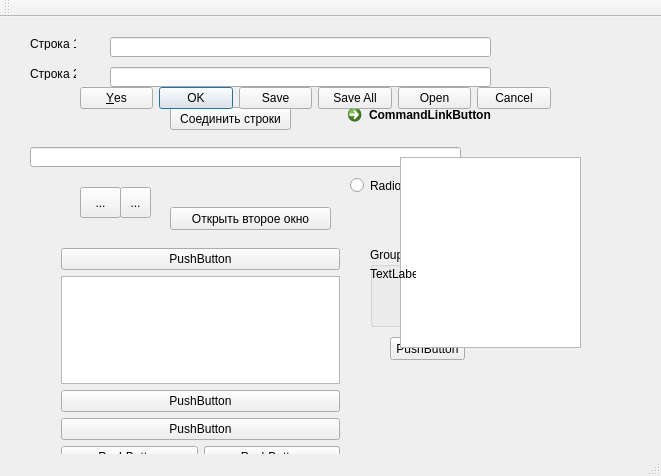
<?xml version="1.0" encoding="UTF-8"?>
<ui version="4.0">
 <class>MainWindow</class>
 <widget class="QMainWindow" name="MainWindow">
  <property name="geometry">
   <rect>
    <x>0</x>
    <y>0</y>
    <width>661</width>
    <height>476</height>
   </rect>
  </property>
  <property name="windowTitle">
   <string>MainWindow</string>
  </property>
  <widget class="QWidget" name="centralWidget">
   <widget class="QLineEdit" name="lineEdit_1">
    <property name="geometry">
     <rect>
      <x>110</x>
      <y>20</y>
      <width>381</width>
      <height>20</height>
     </rect>
    </property>
   </widget>
   <widget class="QLabel" name="label">
    <property name="geometry">
     <rect>
      <x>30</x>
      <y>20</y>
      <width>46</width>
      <height>13</height>
     </rect>
    </property>
    <property name="text">
     <string>Строка 1</string>
    </property>
   </widget>
   <widget class="QLineEdit" name="lineEdit_2">
    <property name="geometry">
     <rect>
      <x>110</x>
      <y>50</y>
      <width>381</width>
      <height>20</height>
     </rect>
    </property>
   </widget>
   <widget class="QLabel" name="label_2">
    <property name="geometry">
     <rect>
      <x>30</x>
      <y>50</y>
      <width>46</width>
      <height>13</height>
     </rect>
    </property>
    <property name="text">
     <string>Строка 2</string>
    </property>
   </widget>
   <widget class="QLineEdit" name="resultEdit">
    <property name="geometry">
     <rect>
      <x>30</x>
      <y>130</y>
      <width>431</width>
      <height>20</height>
     </rect>
    </property>
    <property name="readOnly">
     <bool>true</bool>
    </property>
   </widget>
   <widget class="QPushButton" name="concButton">
    <property name="geometry">
     <rect>
      <x>170</x>
      <y>90</y>
      <width>121</width>
      <height>23</height>
     </rect>
    </property>
    <property name="text">
     <string>Соединить строки</string>
    </property>
   </widget>
   <widget class="QPushButton" name="openSecondWindowButton">
    <property name="geometry">
     <rect>
      <x>170</x>
      <y>190</y>
      <width>161</width>
      <height>23</height>
     </rect>
    </property>
    <property name="text">
     <string>Открыть второе окно</string>
    </property>
   </widget>
   <widget class="QWidget" name="verticalLayoutWidget">
    <property name="geometry">
     <rect>
      <x>50</x>
      <y>220</y>
      <width>301</width>
      <height>298</height>
     </rect>
    </property>
    <layout class="QVBoxLayout" name="verticalLayout">
     <item>
      <widget class="QPushButton" name="pushButton">
       <property name="text">
        <string>PushButton</string>
       </property>
      </widget>
     </item>
     <item>
      <widget class="QTreeView" name="treeView"/>
     </item>
     <item>
      <widget class="QPushButton" name="pushButton_2">
       <property name="text">
        <string>PushButton</string>
       </property>
      </widget>
     </item>
     <item>
      <widget class="QPushButton" name="pushButton_5">
       <property name="text">
        <string>PushButton</string>
       </property>
      </widget>
     </item>
     <item>
      <layout class="QHBoxLayout" name="horizontalLayout">
       <item>
        <widget class="QPushButton" name="pushButton_7">
         <property name="text">
          <string>PushButton</string>
         </property>
        </widget>
       </item>
       <item>
        <widget class="QPushButton" name="pushButton_6">
         <property name="text">
          <string>PushButton</string>
         </property>
        </widget>
       </item>
      </layout>
     </item>
     <item>
      <widget class="QPushButton" name="pushButton_4">
       <property name="text">
        <string>PushButton</string>
       </property>
      </widget>
     </item>
     <item>
      <widget class="QPushButton" name="pushButton_3">
       <property name="text">
        <string>PushButton</string>
       </property>
      </widget>
     </item>
    </layout>
   </widget>
   <widget class="QToolButton" name="toolButton">
    <property name="geometry">
     <rect>
      <x>80</x>
      <y>170</y>
      <width>41</width>
      <height>31</height>
     </rect>
    </property>
    <property name="text">
     <string>...</string>
    </property>
   </widget>
   <widget class="QToolButton" name="toolButton_2">
    <property name="geometry">
     <rect>
      <x>120</x>
      <y>170</y>
      <width>31</width>
      <height>31</height>
     </rect>
    </property>
    <property name="text">
     <string>...</string>
    </property>
   </widget>
   <widget class="QRadioButton" name="radioButton">
    <property name="geometry">
     <rect>
      <x>350</x>
      <y>160</y>
      <width>82</width>
      <height>17</height>
     </rect>
    </property>
    <property name="text">
     <string>RadioButton</string>
    </property>
   </widget>
   <widget class="QGroupBox" name="groupBox">
    <property name="geometry">
     <rect>
      <x>370</x>
      <y>230</y>
      <width>120</width>
      <height>80</height>
     </rect>
    </property>
    <property name="title">
     <string>GroupBox</string>
    </property>
    <widget class="QRadioButton" name="radioButton_2">
     <property name="geometry">
      <rect>
       <x>30</x>
       <y>30</y>
       <width>82</width>
       <height>17</height>
      </rect>
     </property>
     <property name="text">
      <string>RadioButton</string>
     </property>
    </widget>
   </widget>
   <widget class="QCheckBox" name="checkBox">
    <property name="geometry">
     <rect>
      <x>410</x>
      <y>190</y>
      <width>70</width>
      <height>17</height>
     </rect>
    </property>
    <property name="text">
     <string>CheckBox</string>
    </property>
   </widget>
   <widget class="QCommandLinkButton" name="commandLinkButton">
    <property name="geometry">
     <rect>
      <x>340</x>
      <y>80</y>
      <width>172</width>
      <height>41</height>
     </rect>
    </property>
    <property name="text">
     <string>CommandLinkButton</string>
    </property>
   </widget>
   <widget class="QDialogButtonBox" name="buttonBox">
    <property name="geometry">
     <rect>
      <x>80</x>
      <y>70</y>
      <width>471</width>
      <height>23</height>
     </rect>
    </property>
    <property name="standardButtons">
     <set>QDialogButtonBox::Cancel|QDialogButtonBox::Ok|QDialogButtonBox::Open|QDialogButtonBox::Save|QDialogButtonBox::SaveAll|QDialogButtonBox::Yes</set>
    </property>
   </widget>
   <widget class="QPushButton" name="pushButton_8">
    <property name="geometry">
     <rect>
      <x>390</x>
      <y>320</y>
      <width>75</width>
      <height>23</height>
     </rect>
    </property>
    <property name="text">
     <string>PushButton</string>
    </property>
   </widget>
   <widget class="QListView" name="listView">
    <property name="geometry">
     <rect>
      <x>400</x>
      <y>140</y>
      <width>181</width>
      <height>191</height>
     </rect>
    </property>
   </widget>
   <widget class="QLabel" name="label_3">
    <property name="geometry">
     <rect>
      <x>370</x>
      <y>250</y>
      <width>46</width>
      <height>13</height>
     </rect>
    </property>
    <property name="text">
     <string>TextLabel</string>
    </property>
   </widget>
  </widget>
  <widget class="QMenuBar" name="menuBar">
   <property name="geometry">
    <rect>
     <x>0</x>
     <y>0</y>
     <width>661</width>
     <height>21</height>
    </rect>
   </property>
  </widget>
  <widget class="QToolBar" name="mainToolBar">
   <attribute name="toolBarArea">
    <enum>TopToolBarArea</enum>
   </attribute>
   <attribute name="toolBarBreak">
    <bool>false</bool>
   </attribute>
  </widget>
  <widget class="QStatusBar" name="statusBar"/>
 </widget>
 <layoutdefault spacing="6" margin="11"/>
 <resources/>
 <connections>
  <connection>
   <sender>MainWindow</sender>
   <signal>customContextMenuRequested(QPoint)</signal>
   <receiver>checkBox</receiver>
   <slot>animateClick()</slot>
   <hints>
    <hint type="sourcelabel">
     <x>330</x>
     <y>237</y>
    </hint>
    <hint type="destinationlabel">
     <x>444</x>
     <y>231</y>
    </hint>
   </hints>
  </connection>
 </connections>
</ui>
